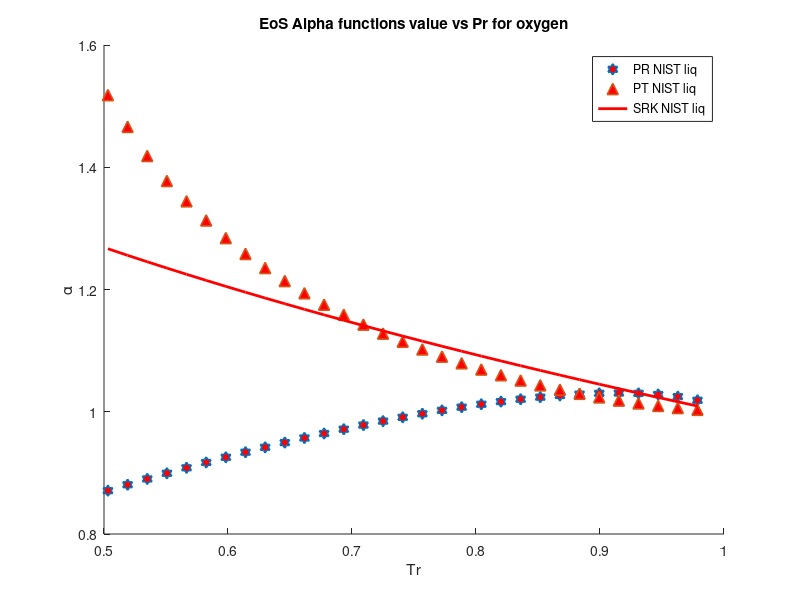

This figure's MATLAB source:
clear 
clc
load nitrogen_sat_data.mat
%alpha PR & SRK for nitrogen
P = P*10^6;
omega = 0.0372; %Acentric factor
Tc = 126.2; %K
Pc = 3390000; %Pa
R = 8.31446 %J/K*mol
Zc = 0.289;
b1 = 0.07780*(R*Tc/Pc);
a1 = 0.45724*(((R^2)*(Tc^2))/Pc);
b2 = 0.08664*(R*Tc/Pc);
a2 = 0.42747*(((R^2)*(Tc^2))/Pc);
omega_c = 1-3*Zc;
omega_b = 0.08446114781;
omega_a = 3*Zc^2+3*(1-2*Zc)*omega_b+omega_b^2+1-3*Zc;
a3 = omega_a*(((R^2)*(Tc^2))/Pc);
b3 = omega_b*(R*Tc/Pc);
c3 = omega_c*(R*Tc/Pc);
T = 63.5; %k
M = 28/1000; %kg/mol
S1=0.37464+1.54226*omega-0.26992*omega^2;
S2=0.48508+1.55171*omega-0.176*omega^2;

for i = 1:1:31
   Pr = P/Pc; 
   Tr = T/Tc;
   Tr_list(i)=Tr;
   Vm_liq(i) = M/rho_liq(i);
   Vm_vap(i) = M/rho_vap(i);
   alpha_PT_liq(i) = ((R*T)/(Vm_liq(i)-b3)-P(i))*((Vm_liq(i)^2+b3*Vm_liq(i)+c3*Vm_liq(i)-c3*b3)/a3);
   alpha_PT_vap(i) = ((R*T)/(Vm_vap(i)-b3)-P(i))*((Vm_vap(i)^2+b3*Vm_vap(i)+c3*Vm_vap(i)-c3*b3)/a3);
   alpha_PR_liq(i) = ((R*T)/(Vm_liq(i)-b1)-P(i))*((Vm_liq(i)^2+2*b1*Vm_liq(i)-b1^2)/a1)
   alpha_SRK_liq(i) = ((R*T)/(Vm_liq(i)-b2)-P(i))*((Vm_liq(i)^2+b2*Vm_liq(i))/a2);
   alpha_PR_vap(i) = ((R*T)/(Vm_vap(i)-b1)-P(i))*((Vm_vap(i)^2+2*b1*Vm_vap(i)-b1^2)/a1);
   alpha_SRK_vap(i) = ((R*T)/(Vm_vap(i)-b2)-P(i))*((Vm_vap(i)^2+b2*Vm_vap(i))/a2);
   alpha_soave_PR(i) =(1+S1*(1-sqrt(Tr)))^2;
   alpha_soave_SRK(i) =(1+S2*(1-sqrt(Tr)))^2;
   alpha_Gasem(i) = exp((1.943+0.926*Tr)*(1-(Tr)^0.1441));
%    alpha_twu(i) = (Tr)^(0.081043)*exp(0.915696*(1-(Tr)^(2.61622)));
   Temp(i)=T;
   T = T+2;
end
hold on

 plot(Tr_list,alpha_PR_liq,'h','MarkerSize',8,'MarkerFaceColor','r','LineWidth',1.2)
% plot(Tr_list,alpha_PT_liq,'h','MarkerSize',8,'MarkerFaceColor','g','LineWidth',1.2)
% plot(Tr_list,alpha_SRK_vap,'h','MarkerSize',8,'MarkerFaceColor','m','LineWidth',1.2)
 plot(Tr_list,alpha_PR_vap,'^','MarkerSize',8,'MarkerFaceColor','r','LineWidth',1.2)
% plot(Tr_list,alpha_PT_vap,'^','MarkerSize',8,'MarkerFaceColor','g','LineWidth',1.2)
% plot(Tr_list,alpha_SRK_vap,'^','MarkerSize',8,'MarkerFaceColor','m','LineWidth',1.2)
 plot(Tr_list,alpha_soave_PR,'r','LineWidth',2)
% plot(Tr_list,alpha_soave_SRK,'g','LineWidth',2)
% plot(Tr_list,alpha_Gasem,'b','LineWidth',2)

hold off
legend('PR NIST liq','PT NIST liq','SRK NIST liq','PR NIST vap','PT NIST vap','SRK NIST vapor','Soave PR','Soave SRK','Gasem')
xlabel('Tr')
ylabel('\alpha')
title('EoS Alpha functions value vs Pr for oxygen')
% axis([0.6,1,0.8,2.4])
